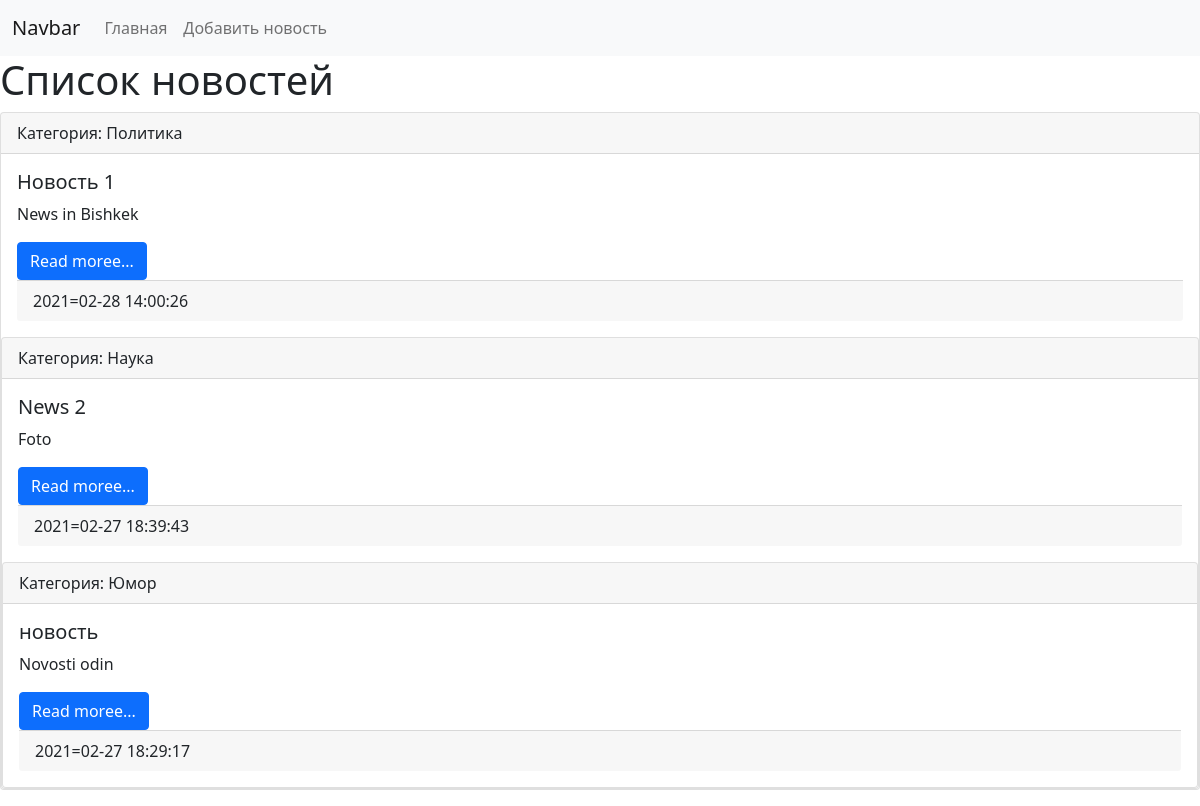
Page /news/ on the committed database.
### news/models.py (models this page shows, shortened)
class News(models.Model):
    title = models.CharField(max_length=150, verbose_name='Наименование')
    content = models.TextField(blank=True, verbose_name='Контент')
    created_at = models.DateTimeField(auto_now_add=True, verbose_name='Дата публикации')
    update_at = models.DateTimeField(auto_now=True, verbose_name='Дата обновления')
    photo = models.ImageField(upload_to='photo/%Y/%m/%d', verbose_name='Фото', blank=True)
    is_published = models.BooleanField(default=True, verbose_name='Опубликовано')
    category = models.ForeignKey('Category', on_delete=models.PROTECT, null=True, verbose_name='Категории' )
    class Meta:
        verbose_name = 'Новость'
        verbose_name_plural = 'Новости'
        ordering = ['-created_at']

class Category(models.Model):
    title = models.CharField(max_length=150, db_index=True, verbose_name='Наименовании категории')
    def __str__(self):
        return self.title
    class Meta:
        verbose_name = 'Категори'
        verbose_name_plural = 'Категории'
        ordering = ['title']

### news/views.py (the view)
# urls.py: path('', index),
def index(request):
    news = News.objects.all()
    context = {
        'news': news,
        'title': 'Список новостей'
    }
    return render(request, template_name='news/index.html', context=context)

### news/templates/news/index.html (shortened to what this page needs)
<!doctype html>
<html lang="en">
<head>
    <link href="https://cdn.jsdelivr.net/npm/bootstrap@5.0.0-beta2/dist/css/bootstrap.min.css" rel="stylesheet"
>
</head>
<body>
<nav class="navbar navbar-expand-lg navbar-light bg-light">
    <div class="container-fluid">
        <a class="navbar-brand" href="/">Navbar</a>
        <div class="collapse navbar-collapse" id="navbarSupportedContent">
            <ul class="navbar-nav me-auto mb-2 mb-lg-0">
                <li class="nav-item"><a class="nav-link" href="/">Главная</a></li>
                <li class="nav-item"><a class="nav-link" href="/">Добавить новость</a></li>
            </ul>
        </div>
    </div>
</nav>
<div class="conteiner mb-3">
    <h1>{{ title }}</h1>
    <div class="row">
        <div class="col-md-12">
            {% for item in news %}
            <div class="card mb-13">
                <div class="card-header">
                    Категория: {{ item.category}}
                </div>
                <div class="card-body">
                    <h5 class="card-title">{{ item.title }}</h5>
                    <p class="card-text">{{ item.content }}</p>
                    <a href="#" class="btn btn-primary">Read moree...</a>
                    <div class="card-footer text-murder">
                        {{ item.created_at|date:"Y=m-d H:i:s" }}
                    </div>
                </div>
                {% endfor %}
            </div>
        </div>
    </div>
</div>
</body>
</html>

### rows in the picture
News: category "Политика", title "Новость 1", content "News in Bishkek", created_at "2021=02-28 14:00:26"
News: category "Наука", title "News 2", content "Foto", created_at "2021=02-27 18:39:43"
News: category "Юмор", title "новость", content "Novosti odin", created_at "2021=02-27 18:29:17"

### other values in the picture
{{ title }} "Список новостей"
